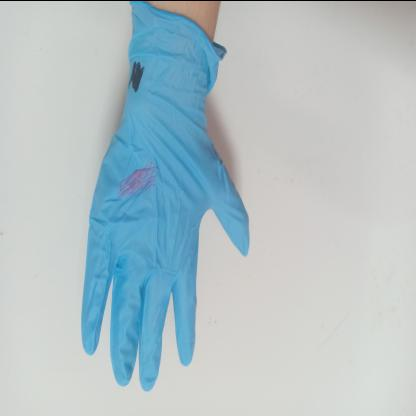
#> input picture Glove_defect_detection.v1i.multiclass/train/IMG20220420170224_jpg.rf.547b0628d51c7a5e14f9e9f5ae763913.jpg, 416 x 416 px
$ python segmentation.py
#> lines starting #> are read from the running program, lines starting #| are printed output that depends on the picture; after the words box and inside, x2 and y2 are one past the last pixel; in counts of white or black regions, pixels touching at a corner belong together
"""
For segmenting a glove from an image, current file contains several methods
"""
import numpy as np
import cv2
img1 = cv2.imread('./Glove_defect_detection.v1i.multiclass/train/IMG20220420170224_jpg.rf.547b0628d51c7a5e14f9e9f5ae763913.jpg')
#> img1 is the input picture: shape (416, 416, 3); mean B, G, R 199.5, 194.6, 178.7
img2 = cv2.imread("./Glove_defect_detection.v1i.multiclass/train/IMG20220420170234_jpg.rf.6004d016cef1a1547296bd26d0dd9398.jpg")


def nothing(x):
    return x


def segment_glove_canny(image, kernel_size, t_lower, t_upper):
    gray_image = cv2.cvtColor(image, cv2.COLOR_BGR2GRAY)
    gray_image = cv2.equalizeHist(gray_image)
    # Apply Gaussian blur to reduce noise and improve edge detection
    blurred_image = cv2.GaussianBlur(gray_image, (kernel_size, kernel_size), 0)
    # Apply Canny edge detector
    edges = cv2.Canny(blurred_image, t_lower, t_upper)
    # Find contours in the edge-detected image
    contours, _ = cv2.findContours(edges, cv2.RETR_EXTERNAL, cv2.CHAIN_APPROX_SIMPLE)

    # Create a binary mask for the glove region
    h, w = edges.shape[:2]
    glove_mask = np.zeros((h+2, w+2), np.uint8)
    im_floodfill = edges.copy()
    cv2.floodFill(im_floodfill, glove_mask, (0, 0), 255)
    cv2.drawContours(glove_mask, contours, -1, (255, 255, 255), thickness=cv2.FILLED)
    # Bitwise AND to obtain the segmented glove region
    # segmented_glove = cv2.bitwise_and(image, image, mask=glove_mask)
    # Display the results
    cv2.imshow('Original Image', image)
    cv2.imshow("Edges", edges)
    cv2.imshow('Floodfilled image', im_floodfill)
    # cv2.imshow('Segmented Glove', segmented_glove)
    cv2.waitKey(0)
    cv2.destroyAllWindows()


def segment_glove_thresholding(rgb_image, kernel_blur, kernel_opening_size, lower_thres, upper_thres, contrast, brightness):
#> called with kernel_blur = 7, kernel_opening_size = 0, lower_thres = 241, upper_thres = 255, contrast = 2, brightness = -10
    rgb_image_copy = cv2.convertScaleAbs(rgb_image, alpha=contrast, beta=brightness)
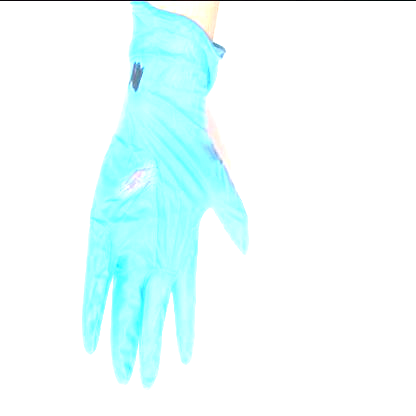
#> rgb_image_copy: shape (416, 416, 3); mean B, G, R 254.1, 254, 235.3
    rgb_image_converted = cv2.convertScaleAbs(rgb_image, alpha=contrast, beta=brightness)
    gray_image = cv2.cvtColor(rgb_image_converted, cv2.COLOR_BGR2GRAY)
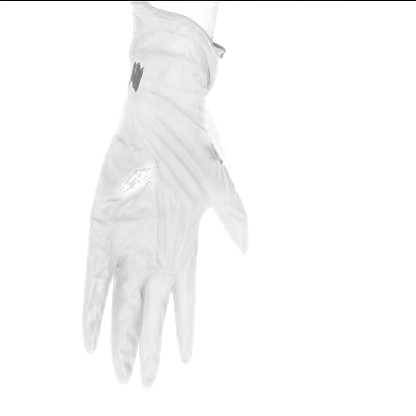
#> gray_image: shape (416, 416); min 2, max 255, mean 248.4
    kernel_opening = np.ones((kernel_opening_size, kernel_opening_size), np.uint8)
    blurred_image = cv2.GaussianBlur(gray_image, (kernel_blur, kernel_blur), 0)
    th, binary_img = cv2.threshold(blurred_image, lower_thres, upper_thres, cv2.THRESH_BINARY_INV)
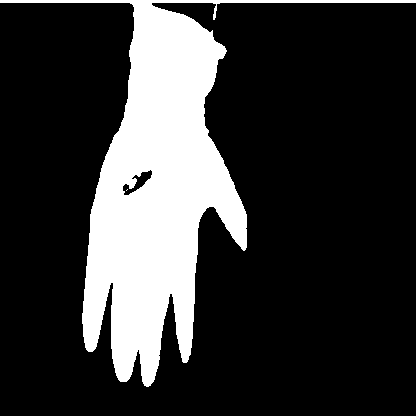
#> binary_img: shape (416, 416); 21.4% white; 2 white regions (1 under 20 px), largest, box (x1, y1, x2, y2) and area: (0, 0, 416, 387) 37098
#> th = 241
    binary_opened = cv2.morphologyEx(binary_img, cv2.MORPH_OPEN, kernel_opening)
#> binary_opened: shape (416, 416); 21.4% white; 3 white regions (2 under 20 px), largest, box (x1, y1, x2, y2) and area: (0, 0, 416, 387) 37048
    output_img = cv2.bitwise_and(rgb_image, rgb_image, mask=binary_opened)
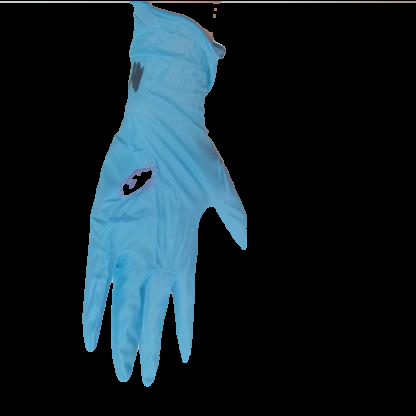
#> output_img: shape (416, 416, 3); mean B, G, R 40.6, 33.5, 18.9

    # Display the results
    cv2.imshow('Original Image', rgb_image)
    cv2.imshow('Image after contrast and brightness', rgb_image_converted)
    cv2.imshow("Binary image", binary_img)
    cv2.imshow("Opened binary image", binary_opened)
    cv2.imshow('Segmented glove', output_img)
    cv2.waitKey(0)
    cv2.destroyAllWindows()


# segment_glove_canny(img1, 7, 0, 253)
# segment_glove_canny(img2, 7, 0, 253)
segment_glove_thresholding(img1, 7, 0, 241, 255, 2, -10)
segment_glove_thresholding(img2, 7, 0, 241, 255, 2, -10)
#> (the run stopped early here; a loop or call above may not have finished)

$ run again, with Glove_defect_detection.v1i.multiclass/train/IMG20220420170224_jpg.rf.5928e1b0caad79c47aa3de2380c3ac22.jpg copied over Glove_defect_detection.v1i.multiclass/train/IMG20220420170224_jpg.rf.547b0628d51c7a5e14f9e9f5ae763913.jpg
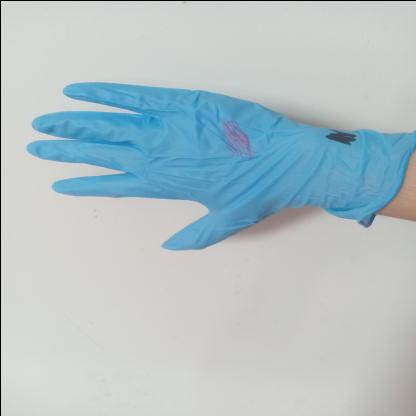
#> input picture Glove_defect_detection.v1i.multiclass/train/IMG20220420170224_jpg.rf.5928e1b0caad79c47aa3de2380c3ac22.jpg, 416 x 416 px
#> img1 is the input picture: shape (416, 416, 3); mean B, G, R 199.2, 194.2, 178.3
#> in segment_glove_thresholding, `th, binary_img = cv2.threshold(blurred_image, lower_thres, upper_thres..`:
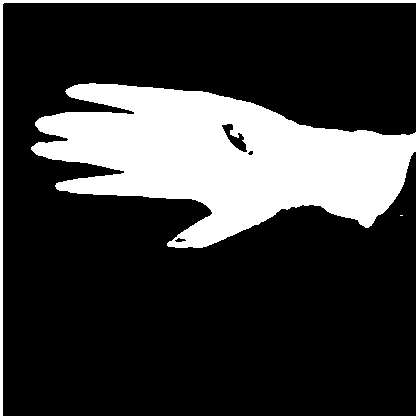
#> binary_img: shape (416, 416); 22.1% white; 3 white regions (1 under 20 px), largest, box (x1, y1, x2, y2) and area: (31, 83, 416, 248) 35804, (0, 0, 416, 416) 2488
#> th = 241
#> binary_opened: shape (416, 416); 22.1% white; 2 white regions, box (x1, y1, x2, y2) and area: (31, 83, 416, 248) 35778, (0, 0, 416, 416) 2488
#> in segment_glove_thresholding, `output_img = cv2.bitwise_and(rgb_image, rgb_image, mask=binary_opened)`:
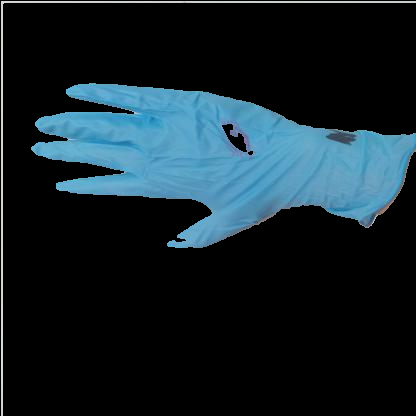
#> output_img: shape (416, 416, 3); mean B, G, R 41.7, 34.6, 20

$ run again, with Glove_defect_detection.v1i.multiclass/train/IMG20220420170224_jpg.rf.cda68c1903aa45284c9520f9db1b0618.jpg copied over Glove_defect_detection.v1i.multiclass/train/IMG20220420170224_jpg.rf.547b0628d51c7a5e14f9e9f5ae763913.jpg
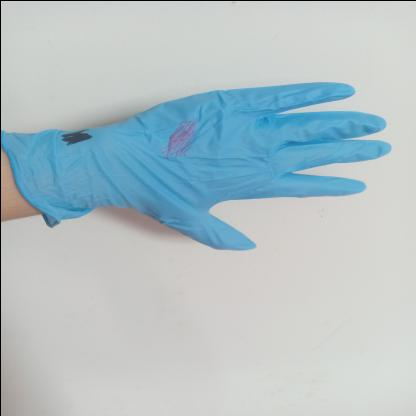
#> input picture Glove_defect_detection.v1i.multiclass/train/IMG20220420170224_jpg.rf.cda68c1903aa45284c9520f9db1b0618.jpg, 416 x 416 px
#> img1 is the input picture: shape (416, 416, 3); mean B, G, R 199.1, 194.1, 178.2
#> in segment_glove_thresholding, `th, binary_img = cv2.threshold(blurred_image, lower_thres, upper_thres..`:
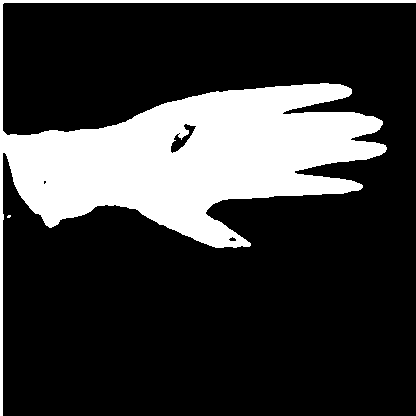
#> binary_img: shape (416, 416); 22.1% white; 2 white regions (1 under 20 px), largest, box (x1, y1, x2, y2) and area: (0, 0, 416, 416) 38306
#> th = 241
#> binary_opened: shape (416, 416); 22.1% white; 1 white region, box (x1, y1, x2, y2) and area: (0, 0, 416, 416) 38300
#> in segment_glove_thresholding, `output_img = cv2.bitwise_and(rgb_image, rgb_image, mask=binary_opened)`:
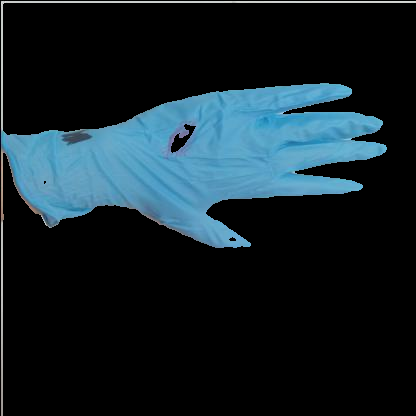
#> output_img: shape (416, 416, 3); mean B, G, R 41.6, 34.5, 19.9

$ run again, with Glove_defect_detection.v1i.multiclass/train/IMG20220420170341_jpg.rf.2a0ed7b4dd6e7ea0b99b4e0d3fa2e87d.jpg copied over Glove_defect_detection.v1i.multiclass/train/IMG20220420170224_jpg.rf.547b0628d51c7a5e14f9e9f5ae763913.jpg
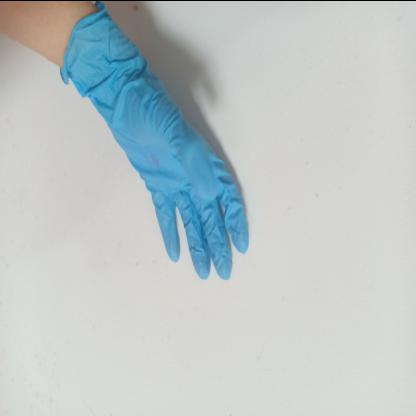
#> input picture Glove_defect_detection.v1i.multiclass/train/IMG20220420170341_jpg.rf.2a0ed7b4dd6e7ea0b99b4e0d3fa2e87d.jpg, 416 x 416 px
#> img1 is the input picture: shape (416, 416, 3); mean B, G, R 199.1, 198.3, 189.6
#> in segment_glove_thresholding, `th, binary_img = cv2.threshold(blurred_image, lower_thres, upper_thres..`:
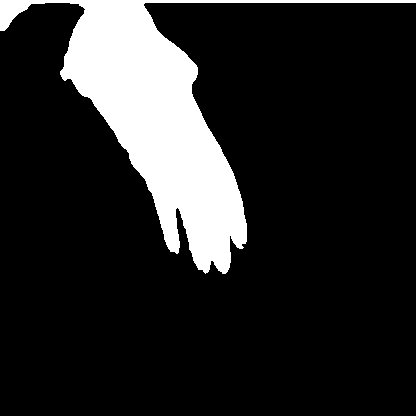
#> binary_img: shape (416, 416); 15.1% white; 1 white region, box (x1, y1, x2, y2) and area: (0, 0, 416, 274) 26083
#> th = 241
#> binary_opened: shape (416, 416); 15.1% white; 1 white region, box (x1, y1, x2, y2) and area: (0, 0, 416, 274) 26077
#> in segment_glove_thresholding, `output_img = cv2.bitwise_and(rgb_image, rgb_image, mask=binary_opened)`:
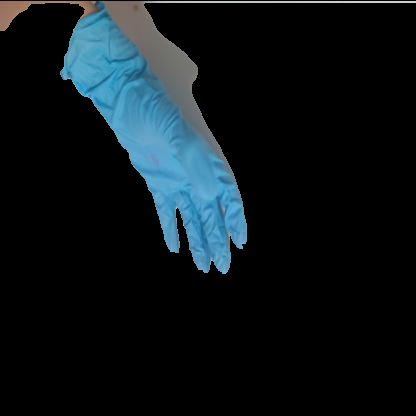
#> output_img: shape (416, 416, 3); mean B, G, R 24.8, 20.9, 12.8
